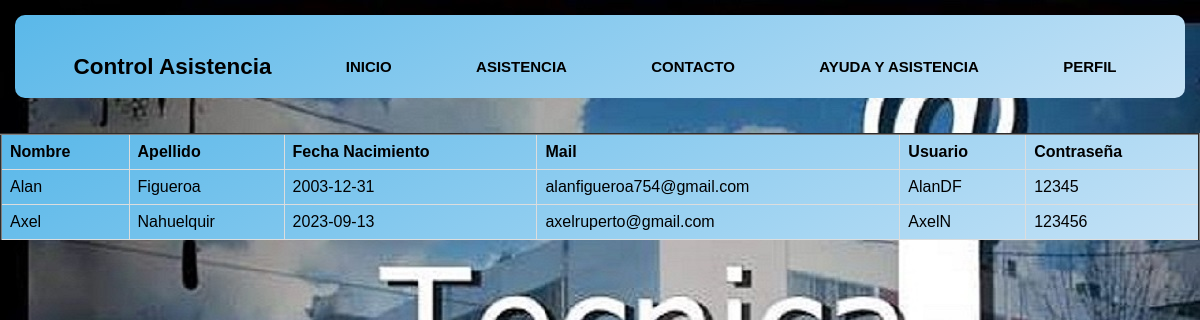
The app's page /barra/perfil.php with its own data.
### tables this page shows
CREATE TABLE `usuarios` (
  `id` int(11) NOT NULL,
  `nombre` varchar(15) NOT NULL,
  `apellido` varchar(15) NOT NULL,
  `fecha` date NOT NULL,
  `mail` varchar(50) NOT NULL,
  `usuario` varchar(15) NOT NULL,
  `contrasenia` varchar(10) NOT NULL
);

### barra/perfil.php (the view, shortened to what this page needs)
<!DOCTYPE html>
<html lang="en">
<head>
    <link rel="stylesheet" href="../css/perfil.css">
</head>
<body>
<div class="menu">
        <header>
            <nav>
                <h1>Control Asistencia</h1>
                <a href="../index.php">INICIO</a>
                <a href="asistencia.php">ASISTENCIA</a>
                <a href="contacto.php">CONTACTO</a>
                <a href="ayuda_asis.php">AYUDA Y ASISTENCIA</a>
                <a href="#">PERFIL</a>
            </nav>
        </header>
    </div>
    <div class="per">
        <?php
        include '../conexion.php';
        $select = "SELECT * FROM usuarios";
        $resultado=$mysqli->query($select);
        echo "<center><table border='2'>";
            echo "<tr>";
                echo "<th>Nombre</th>";
                echo "<th>Apellido</th>";
                echo "<th>Fecha Nacimiento</th>";
                echo "<th>Mail</th>";
                echo "<th>Usuario</th>";
                echo "<th>Contraseña</th>";
            echo "</tr>";
            while ($dato=$resultado->fetch_assoc()){;
                echo "<tr>";
                    echo "<td>{$dato['nombre']}</td>";
                    echo "<td>{$dato['apellido']}</td>";
                    echo "<td>{$dato['fecha']}</td>";
                    echo "<td>{$dato['mail']}</td>";
                    echo "<td>{$dato['usuario']}</td>";
                    echo "<td>{$dato['contrasenia']}</td>";
            }
        ?>
    </div>
</body>
</html>

### css/perfil.css (style rules this page uses)
body { margin: 0; padding: 0; font-family: Arial, sans-serif; background-image: url(../img/fondotec.jpg); background-repeat: no-repeat; }
header { color: #000000; text-align: center; padding: 15px; }
nav { display: flex; justify-content: space-around; align-items: center; display: flex; align-items: center; justify-content: space-between; padding-top: 20px; padding-left: 5%; padding-right: 5%; font-weight: bold; font-size: 15px; background: linear-gradient(150deg, #5ab8e9, #c5e2f6); backdrop-filter: blur(8px); border-radius: 10px; }
nav a { color: #000000; text-decoration: none; padding: 10px; }
table { width: 100%; border-collapse: collapse; margin-top: 20px; background: linear-gradient(150deg, #5ab8e9, #c5e2f6); border-bottom: 1px solid #ddd; }
th, td { border: 1px solid #ddd; padding: 8px; text-align: left; }

### records on screen
usuarios: nombre "Alan", apellido "Figueroa", fecha "2003-12-31", mail "alanfigueroa754@gmail.com", usuario "AlanDF", contrasenia "12345"
usuarios: nombre "Axel", apellido "Nahuelquir", fecha "2023-09-13", mail "axelruperto@gmail.com", usuario "AxelN", contrasenia "123456"
